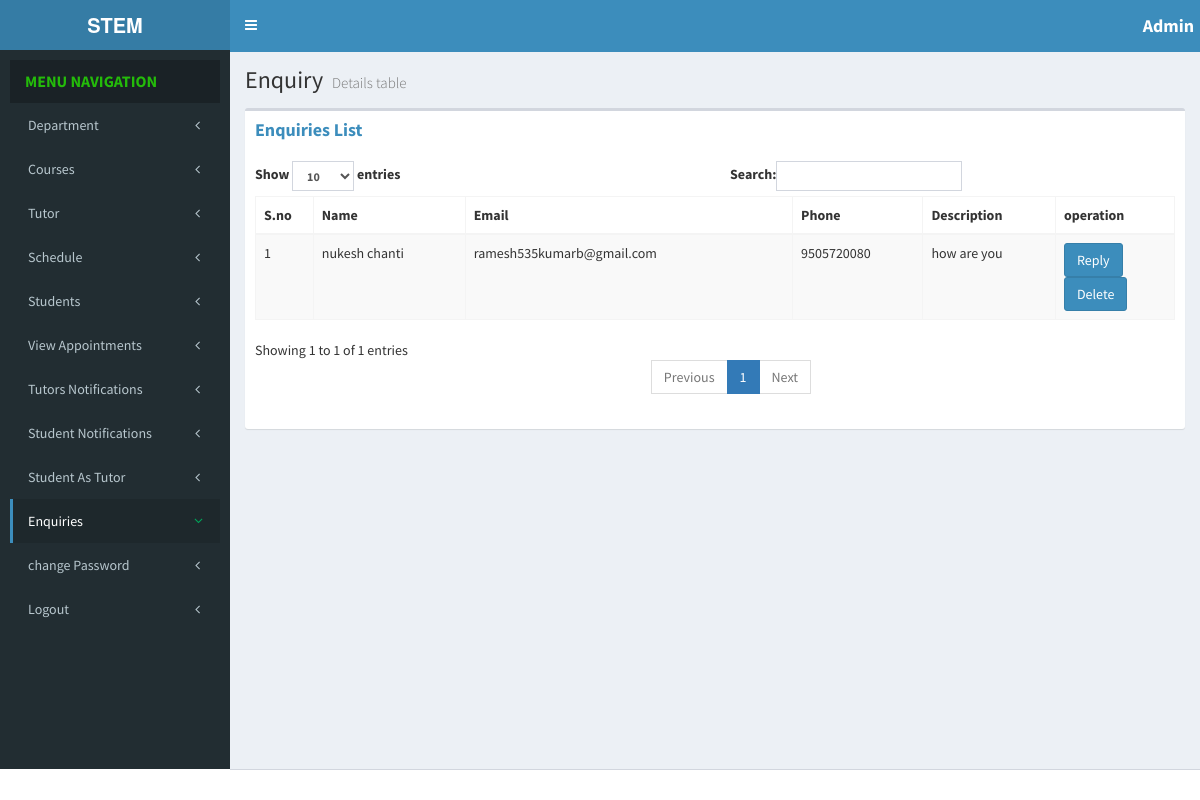
The page /STEM/admin/enquiries.php (signed in) on the database its author committed.
### tables this page shows
CREATE TABLE IF NOT EXISTS `contact` (
  `contact_id` int(11) NOT NULL AUTO_INCREMENT,
  `customer_name` varchar(50) DEFAULT NULL,
  `email` varchar(50) DEFAULT NULL,
  `phone` bigint(20) DEFAULT NULL,
  `subject` varchar(100) DEFAULT NULL,
  `description` varchar(1000) DEFAULT NULL,
  `status` varchar(50) DEFAULT 'pending',
  PRIMARY KEY (`contact_id`)
);

### STEM/admin/enquiries.php (the view, shortened to what this page needs)
<!DOCTYPE html>
<html>
<head>
<link href="./bootstrap/css/bootstrap.min.css" rel="stylesheet" type="text/css" />
<link href="https://maxcdn.bootstrapcdn.com/font-awesome/4.3.0/css/font-awesome.min.css" rel="stylesheet" type="text/css" />
<link href="https://code.ionicframework.com/ionicons/2.0.1/css/ionicons.min.css" rel="stylesheet" type="text/css" />
<link href="./dist/css/AdminLTE.min.css" rel="stylesheet" type="text/css" />
<link href="./dist/css/skins/_all-skins.min.css" rel="stylesheet" type="text/css" /></head>
<body class="skin-blue sidebar-mini">
<div class="wrapper">
<header class="main-header">
<a href="#" class="logo"><span class="logo-mini"><b>Admin</b></span><span class="logo-lg"><b>STEM</b></span> </a>
<nav class="navbar navbar-static-top" role="navigation">
<a href="#" class="sidebar-toggle" data-toggle="offcanvas" role="button">
</a>
<div class="navbar-custom-menu">
<ul class="nav navbar-nav">
<li class="dropdown user user-menu">
<h4 style="color: white; padding: 6px;"><span class="logo-lg"><b>Admin</b></span> </h4>
</li>
</ul>
</div>
</nav>
</header>
<aside class="main-sidebar">
<section class="sidebar">
<div class="user-panel">
<ul class="sidebar-menu">
<li class="header">MENU NAVIGATION</li>
<li class="treeview">
<a href="#"><span>Department</span>
<i class="fa fa-angle-left pull-right"></i>
</a>
</li>
<li class="treeview">
 <a href="#">
<span>Courses </span>
<i class="fa fa-angle-left pull-right"></i>
</a>
</li>
<li class="treeview">
  <a href="#">
<span>Tutor</span><i class="fa fa-angle-left pull-right"></i>
  </a>
  </li>
  <li class="treeview">
  <a href="#">
<span>Schedule</span><i class="fa fa-angle-left pull-right"></i>
  </a>
  </li>
<li class="treeview">
<a href="#">
<span>Students</span>
<i class="fa fa-angle-left pull-right"></i>
</a>
</li>
<li class="treeview">
<a href="appointments.php">
<span>View Appointments</span>
<i class="fa fa-angle-left pull-right"></i>
</a>
</li>
<li class="treeview">
<a href="tutor_Notifications.php">
<span>Tutors Notifications</span>
<i class="fa fa-angle-left pull-right"></i>
</a>
</li>
<li class="treeview">
  <a href="#">
<span>Student Notifications</span><i class="fa fa-angle-left pull-right"></i>
  </a>
  </li>
<li class="treeview">
<a href="std_become_tutor.php">
<span>Student As Tutor</span>
<i class="fa fa-angle-left pull-right"></i>
</a>
</li>
<li class="treeview  active">
<a href="enquiries.php">
<span>Enquiries</span>
<i class="fa fa-angle-left pull-right  text-green"></i>
</a>
</li>
<li class="treeview">
<a href="changepass.php?action=admin">
<span>change Password</span>
<i class="fa fa-angle-left pull-right"></i>
</a>
</li>
<li class="treeview">
<a href="logout.php">
<span>Logout</span>
<i class="fa fa-angle-left pull-right"></i>
</a>
</li>
</ul>
</section>
</aside>
<div class="content-wrapper">
<section class="content-header">
<h1></i>
Enquiry
<small>Details table</small>
</h1>
<ol class="breadcrumb">
</ol>
</section>
<section class="content">
<div class="row">
<div class="col-xs-12">
<div class="box">
<div class="box-header">
<h1 class="box-title">
<a></i><b>Enquiries List</b></a>
</h1>
</div>
<div class="box-body">
<table id="example1"  class="table table-bordered table-striped">
<thead>
<tr>
<th>S.no</th>
<th>Name</th>
<th>Email</th>
<th>Phone</th>
<th>Description</th>
<th>operation</th>
</tr>
</thead>
<tbody>
<?php
$sql = "select * from contact";
$res=mysql_query($sql);
$i=1;
if(mysql_num_rows($res)>0){
while($rs=mysql_fetch_array($res)) {
?>
<tr>
<td><?=$i?></td>
<td><?=$rs['customer_name']?></td>
<td><?=$rs['email']?></td>
<td><?=$rs['phone']?></td>
<td><?=$rs['description']?></td>
<td>
<form action="enquiries_reply.php" method="post">
<button id="rply<?=$i?>" class="btn btn-primary" onclick=" disp(this,txtArea<?=$i?>,butt<?=$i?>)">Reply</button>
</form>
<form action="appointments_update.php" method="post">
<button type="submit" name="action" value="contact_dlt" class="btn btn-primary">Delete</button>
</form>
</td>
</tr>
<?php
$i++;
}
}
?>
</tbody>
</table>
</div>
</div>
</div>
</div>
</section>
</div>
</div>
<footer class="main-footer">
</footer>
</body>
</html>

### rows shown on the page
contact: customer_name "nukesh chanti", email "ramesh535kumarb@gmail.com", phone "9505720080", description "how are you"
